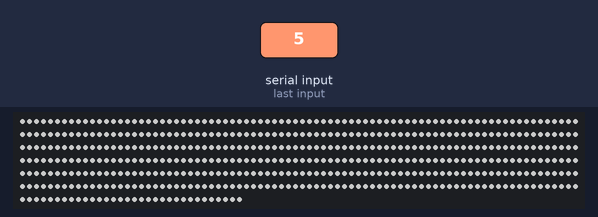
Bench run of a sketch on a simulated Arduino Uno, built with avr-gcc and run on an emulated ATmega328P. On the bench: 512 RGB LEDs in strip order, left to right, continuing on the next row. Inputs (shaded band) come from the test bench. Dim RGB values are drawn brighter than linear; what the sketch prints to the serial monitor is not drawn.

1.3 s: "5\n" received over Serial
Above: at 2.2 s.
2.8 s: byte 10 ('\n') received over Serial
4.3 s: "30,150,10\n" received over Serial
Timing chart, 0 to 7.3 s (numbered marks = the images above; inputs shaded):
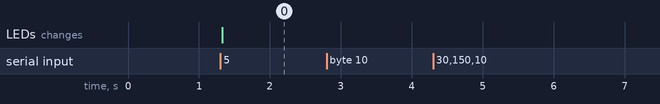

The sketch:

Ad-USBTeensyPixelDriver.ino
```cpp
// Functions are:
// a = set number of pixels, a|X where X is number of pixels function cmd a parameter a|x
// b = set brightness, values are 0 to 100, but need to internally modify since 0 = max brightness
// (color values are interpreted literally; no scaling), 1 = min
// brightness (off), 255 = just below max brightness. function cmd b,x
//c = update a set of pixels at indexes to the RGB colors function cmd c parameters c|index(r,g,b)index(r,g,b)
//d = turn off all pixels
#include <Adafruit_NeoPixel.h>
#include <stdlib.h>
#include <string.h>

#define PIN 6

// Parameter 1 = number of pixels in strip
// Parameter 2 = pin number (most are valid)
// Parameter 3 = pixel type flags, add together as needed:
//   NEO_KHZ800  800 KHz bitstream (most NeoPixel products w/WS2812 LEDs)
//   NEO_KHZ400  400 KHz (classic 'v1' (not v2) FLORA pixels, WS2811 drivers)
//   NEO_GRB     Pixels are wired for GRB bitstream (most NeoPixel products)
//   NEO_RGB     Pixels are wired for RGB bitstream (v1 FLORA pixels, not v2)
Adafruit_NeoPixel m_strip = Adafruit_NeoPixel(512, PIN, NEO_GRB + NEO_KHZ800);
String inputString = "";         // a String to hold incoming data
boolean stringComplete = false;  // whether the string is complete

String test = "";

void setup() {
  m_strip.begin();
  m_strip.setBrightness(100);
  m_strip.show(); // Initialize all pixels to 'off'
  // put your setup code here, to run once:
  Serial.begin(115200); // start serial for output

  // reserve 200 bytes for the inputString:
  inputString.reserve(65000);

  Serial.println("Start");
}

void loop() {
  if (stringComplete) {
    //Serial.println("inputString = " + inputString);
    Serial.println("inputStringlength = " + String(inputString.length()));
    switch (getCommand(inputString)) {
      case 1:
      {
        //Serial.println("before m_strip.numPixels() = " + String(m_strip.numPixels()));
        //Serial.println("getOnlyParameterAsInt() = " + String(getOnlyParameterAsInt(inputString)));
        uint16_t stringLength = getOnlyParameterAsInt(inputString);
        //Serial.println("stringLength = " + String(stringLength));
        updateLength(stringLength);
        //Serial.println("m_strip.numPixels() = " + String(m_strip.numPixels()));
        break;
      }
      case 2:
      {
        //Serial.println("case 2 getOnlyParameter() = " + String(getOnlyParameterAsInt(inputString)));
        updateBrightness(getOnlyParameterAsInt(inputString));
        break;
      }
      case 3:
      {
        //Serial.println("case 3 = " );
        //test = getOnlyParameterAsString(inputString);
        //Serial.println("test = " + test);
        setPixels(getOnlyParameterAsString(inputString));
        break;
      }
      case 4:
      {
        off();
        break;
      }
      case 5:
      {
        Serial.println("light all");
        for (int i = 0; i < m_strip.numPixels(); i++)
        {
          m_strip.setPixelColor(i, m_strip.Color(255, 255, 255));
        }
        m_strip.show();
        break;
      }
      default:
      {
        Serial.println("default = " + String(getCommand(inputString)));
        break;
      }
    }
    // clear the string:
    inputString = "";
    stringComplete = false;
  }
}


/*
  SerialEvent occurs whenever a new data comes in the hardware serial RX. This
  routine is run between each time loop() runs, so using delay inside loop can
  delay response. Multiple bytes of data may be available.
*/
void serialEvent() {
  while (Serial.available()) {
    // get the new byte:
    char inChar = (char)Serial.read();
    // add it to the inputString:
    inputString += inChar;
    // if the incoming character is a newline, set a flag so the main loop can
    // do something about it:
    if (inChar == '\n') {
      stringComplete = true;
    }
  }
}

/*
void serialEvent() {
  while (Serial.available()) {
    // get the new byte:
    inputString = Serial.readString();
    stringComplete = true;
  }
}
*/


int getCommand(String inputString) {
  return (uint8_t)atol(inputString.substring(0, 1).c_str());
}

uint16_t getOnlyParameterAsInt(String inputString) {
  String numPixelsAsString = inputString.substring(2);
  //Serial.println("numPixelsAsString = " + numPixelsAsString);
  const char* ptr = numPixelsAsString.c_str();
  //Serial.println("ptr = " + String(ptr));
  //uint16_t myLong = atol(ptr);
  //Serial.println("myLong = " + String(myLong));
  return atol(ptr);
}

String getOnlyParameterAsString(String inputString) {
  //Serial.println("getOnlyParameterAsString(inputString) = " + inputString);
  return String(inputString.substring(2));
}

void updateLength(uint16_t numPixels) {
  //Serial.println("updateLength(numPixels) = " + String(numPixels));
  m_strip = Adafruit_NeoPixel(numPixels, PIN, NEO_GRB + NEO_KHZ800);
  m_strip.show(); // Initialize all pixels to 'off'
}

void updateBrightness(int brightness) {
  //Serial.println("convertFromPercentToStripBrightness = " + String(convertFromPercentToStripBrightness(brightness)));
  m_strip.setBrightness(convertFromPercentToStripBrightness(brightness));
  m_strip.show();
}

uint8_t convertFromPercentToStripBrightness(uint8_t percent)
{
  //0 = max brightness
  // (color values are interpreted literally; no scaling), 1 = min
  // brightness (off), 255 = just below max brightness.
  if (percent == 100)
  {
    return 255;
  }
  else
  {
    return (uint8_t)(((float)255) * (((float)percent) / 100));
  }
}

void setPixels(String pixelsAndColor) {
  Serial.println("setPixels = " + pixelsAndColor);
  String lclPixelsAndColor = pixelsAndColor;
  //Serial.println("lclPixelsAndColor.length() = " + String(lclPixelsAndColor.length()));
  uint16_t thisPixelColorStart = 0;
  uint16_t thisPixelEndingData = 0;
  uint16_t firstComma = 0;
  uint16_t secondComma = 0;
  uint16_t pixelIndex = 0;
  uint8_t r = 0;
  uint8_t g = 0;
  uint8_t b = 0;
  while(lclPixelsAndColor.length() > 1){
    thisPixelColorStart = lclPixelsAndColor.indexOf("(");
    thisPixelEndingData = lclPixelsAndColor.indexOf(")");
    pixelIndex = lclPixelsAndColor.substring(0, thisPixelColorStart).toFloat();
    firstComma = lclPixelsAndColor.indexOf(",", thisPixelColorStart);
    secondComma = lclPixelsAndColor.indexOf(",", firstComma+1);
    r = lclPixelsAndColor.substring(thisPixelColorStart+1, firstComma).toFloat();
    g = lclPixelsAndColor.substring(firstComma+1, secondComma).toFloat();
    b = lclPixelsAndColor.substring(secondComma+1, thisPixelEndingData).toFloat();
    lclPixelsAndColor = lclPixelsAndColor.substring(thisPixelEndingData+1);
    //Serial.println("pixelIndex = " + String(pixelIndex) + ", r = " + String(r) + ", g = " + String(g) + ", b = " + String(b) + " lclPixelsAndColor = " + lclPixelsAndColor + " lclPixelsAndColor.length() = " + String(lclPixelsAndColor.length()));
    m_strip.setPixelColor(pixelIndex, r, g, b);
  }
  m_strip.show();
}

void off() {
  for (int i = 0; i < m_strip.numPixels(); i++)
  {
    m_strip.setPixelColor(i, m_strip.Color(0, 0, 0));
  }
  m_strip.show();
}
/*
  // callback for received data
  void receiveEvent(int howMany) {
  String recdData = "";
  int numOfBytes = Wire.available();
  //display number of bytes and cmd received, as bytes

  char cmd = Wire.read();  //cmd
  //display message received, as char
  for (int i = 0; i < numOfBytes - 1; i++) {
    recdData += char(Wire.read());
  }

  char recdDataChar[recdData.length() + 1];
  recdData.toCharArray(recdDataChar, sizeof(recdDataChar));

  switch (cmd) {
    case 'a':
      m_numPixels = parseSingleInt16FromParameter(recdDataChar);
      m_strip.updateLength(m_numPixels);
      m_strip.show(); // Initialize all pixels to 'off'
      break;
    case 'b':
      m_strip.setBrightness(convertFromPercentToStripBrightness(parseSingleInt8FromParameter(recdDataChar)));
      m_strip.show();
      break;
    case 'c':
      //Serial.println("recdData = " + (String)recdData + " recdDataChar = "+ (String)recdDataChar + " parsePixelIndexFromParameter = " + (String)parsePixelIndexFromParameter(recdDataChar) + " parseColorFromParameter = " + (String)parseColorFromParameter(recdDataChar));
      m_strip.setPixelColor(parsePixelIndexFromParameter(recdDataChar), parseColorFromParameter(recdDataChar));
      m_strip.show();
      break;
    case 'd':
      for (int i = 0; i < m_numPixels; i++)
      {
        m_strip.setPixelColor(i, m_strip.Color(0, 0, 0));
      }
      m_strip.show();
      break;
    default:
      Serial.println("switch default");
      break;
  }
  }

  uint16_t parsePixelIndexFromParameter(char* parameter)
  {
  char* ptr = strtok(parameter, ",");
  return atol(ptr);
  }

  uint32_t parseColorFromParameter(char* parameter)
  {
  uint8_t r = 0;
  uint8_t g = 0;
  uint8_t b = 0;
  int firstComma = ((String)parameter).indexOf(',');
  r = atol((((String)parameter).substring(firstComma + 1, firstComma + 4)).c_str());
  g = atol((((String)parameter).substring(firstComma + 5, firstComma + 8)).c_str());
  b = atol((((String)parameter).substring(firstComma + 9, firstComma + 12)).c_str());

  return m_strip.Color(r, g, b);
  }

  uint16_t parseSingleInt16FromParameter(char* parameter)
  {
  return (uint16_t)atol(parameter);
  }

  uint8_t parseSingleInt8FromParameter(char* parameter)
  {
  return (uint8_t)atol(parameter);
  }

  uint8_t convertFromPercentToStripBrightness(uint8_t percent)
  {
  //0 = max brightness
  // (color values are interpreted literally; no scaling), 1 = min
  // brightness (off), 255 = just below max brightness.
  if (percent == 100)
  {
    return 255;
  }
  else
  {
    return (uint8_t)(((float)255) * (((float)percent) / 100));
  }
  }
*/
```

Measured:
- after the input at 1.3 s, the LEDs: change at once (image 0)
- after the input at 2.8 s, every drawn part: stays the same
- after the input at 4.3 s, every drawn part: stays the same
